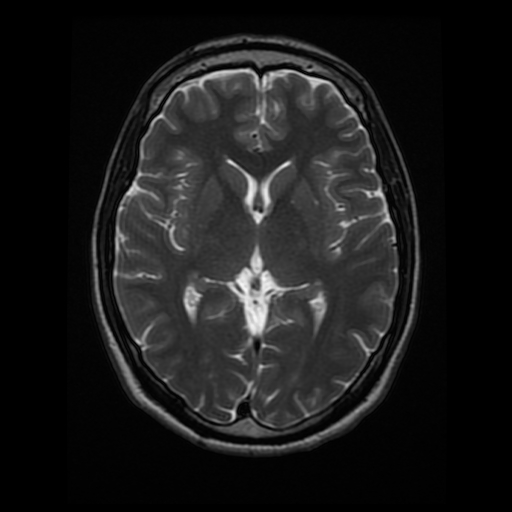
#> input picture images/brain_MR.jpg, 512 x 512 px, found by its file name
$ jupyter execute 5_1_edge_detection.ipynb   (shell and % lines are left out)
#> lines starting #> are read from the running program, lines starting #| are printed output that depends on the picture; after the words box and inside, x2 and y2 are one past the last pixel; in counts of white or black regions, pixels touching at a corner belong together
[cell 1]
import numpy as np
import matplotlib.pyplot as plt
import cv2

### Download Images

### rootPath Configuration

[cell 2]
route = '../'
# Usar esta linea en colab
# route = './CNN_en_espanol/'

### Leer la imagen e imprimir

[cell 3]
# Read in the image
image = cv2.imread(route + 'images/brain_MR.jpg')
#> image is the input picture: shape (512, 512, 3); min 0, max 247, mean 26.9

# Change color to RGB (from BGR)
image = cv2.cvtColor(image, cv2.COLOR_BGR2RGB)

plt.imshow(image)

[cell 4]
# Convert the image to grayscale for processing
gray = cv2.cvtColor(image, cv2.COLOR_RGB2GRAY)

plt.imshow(gray, cmap='gray')

### Implement Canny edge detection

[cell 5]
# Try Canny using "wide" and "tight" thresholds

wide = cv2.Canny(gray, 30, 100)
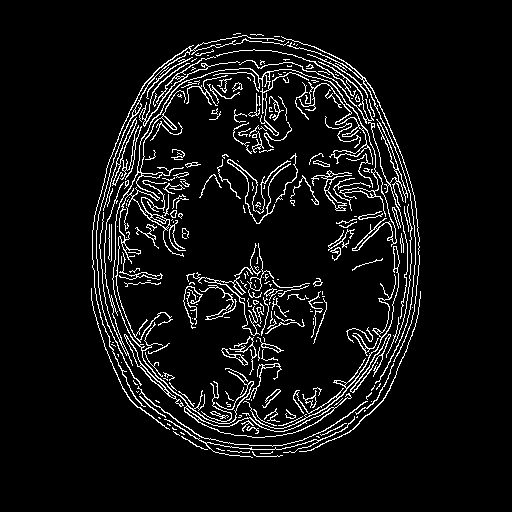
#> wide: shape (512, 512); 6.9% white in thin lines or dots, all inside (x1, y1, x2, y2) = (91, 33, 421, 458)
tight = cv2.Canny(gray, 200, 240)
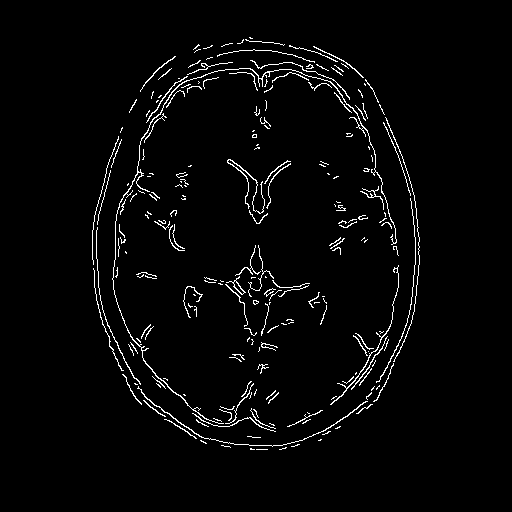
#> tight: shape (512, 512); 2.8% white in thin lines or dots, all inside (x1, y1, x2, y2) = (92, 37, 420, 450)


# Display the images
f, (ax1, ax2) = plt.subplots(1, 2, figsize=(20,10))

ax1.set_title('wide')
ax1.imshow(wide, cmap='gray')

ax2.set_title('tight')
ax2.imshow(tight, cmap='gray')
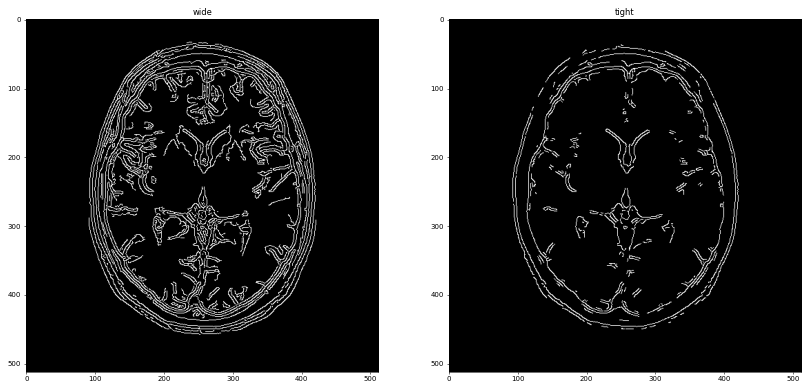
#> figure drawn by matplotlib, 2 panels

### Busqueda de contornos en imagenes

[cell 6]
# Read in the image
image = cv2.imread(route + 'images/sunflower.jpg')
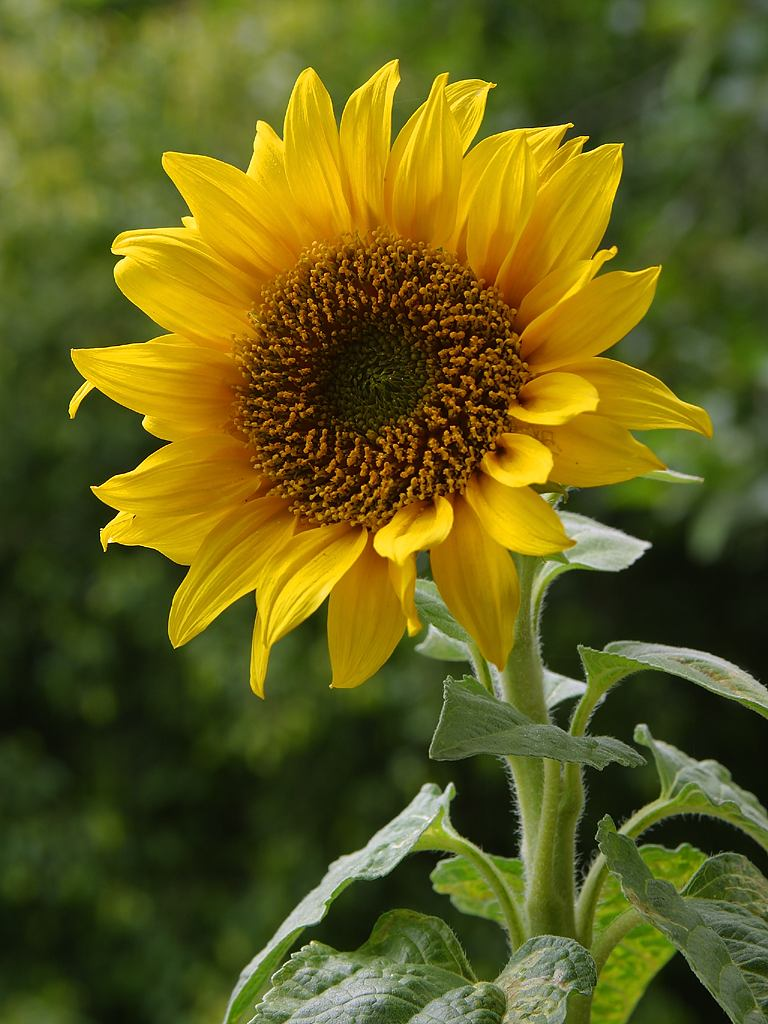
#> input picture images/sunflower.jpg, 768 x 1024 px, found by its file name
#> image is the input picture: shape (1024, 768, 3); mean B, G, R 27.4, 94.7, 98.3
#image = cv2.imread('images/thinking_meme.jpg')

# Change color to RGB (from BGR)
image = cv2.cvtColor(image, cv2.COLOR_BGR2RGB)

plt.imshow(image)

[cell 7]
# Convert the image to grayscale
gray = cv2.cvtColor(image, cv2.COLOR_RGB2GRAY)
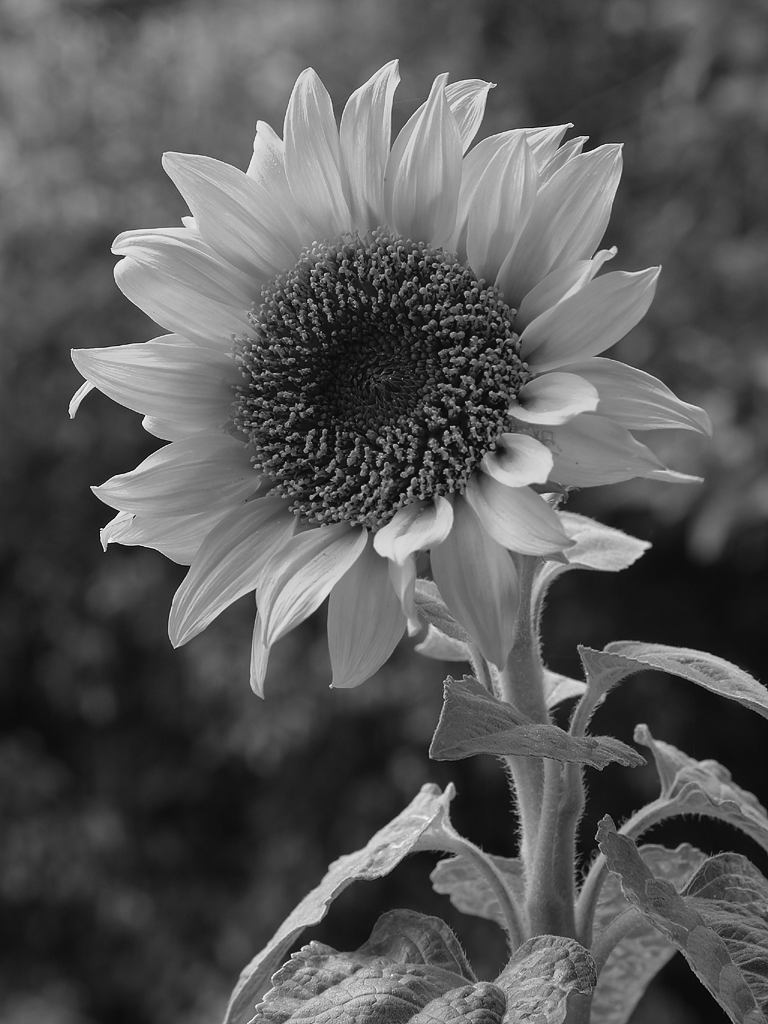
#> gray: shape (1024, 768); min 1, max 253, mean 88.1

## Definir valores para eliminar ruido
lower = 40
upper = 200

edges = cv2.Canny(gray, lower, upper)
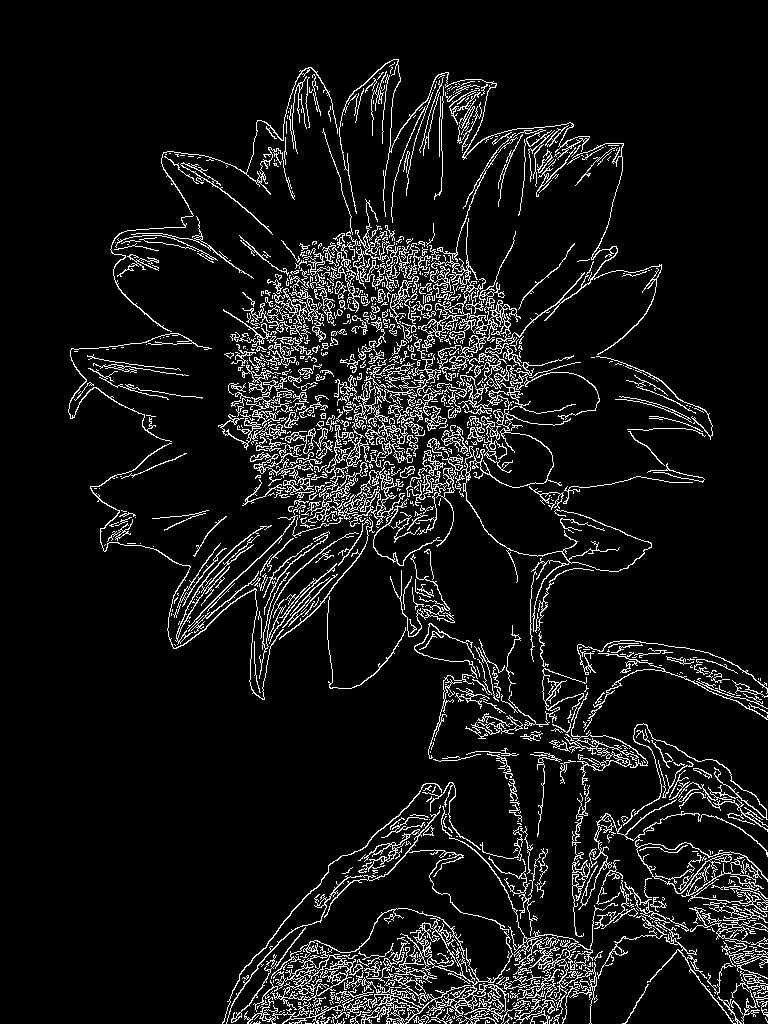
#> edges: shape (1024, 768); 8.2% white in thin lines or dots, all inside (x1, y1, x2, y2) = (68, 59, 768, 1024)

plt.figure(figsize=(20,10))
plt.imshow(edges, cmap='gray')
